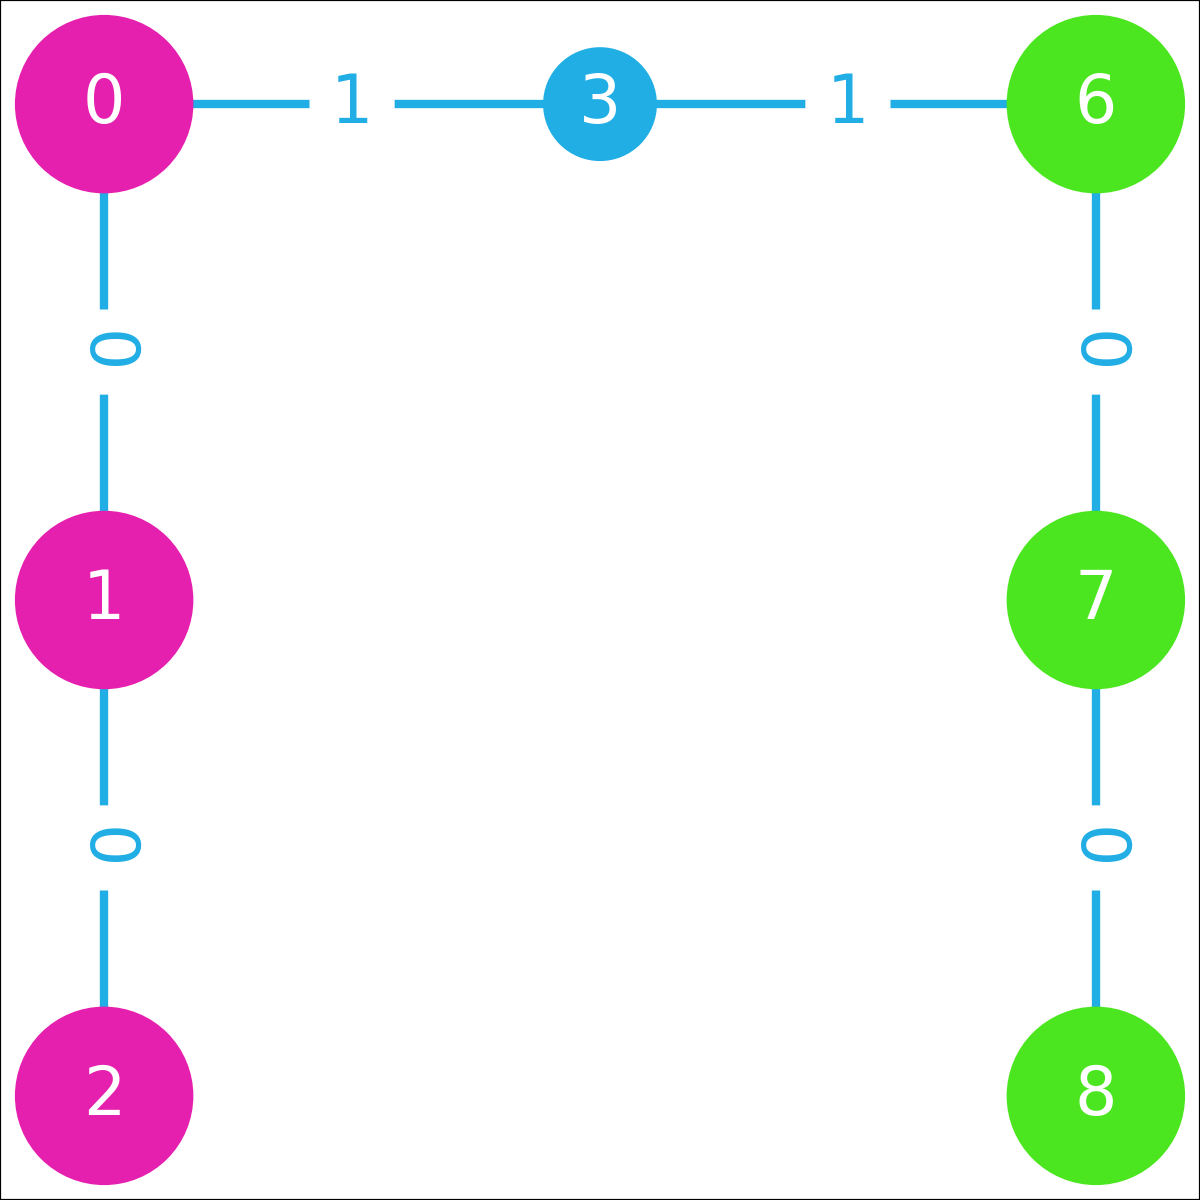

The Python source for this figure:
import networkx as nx
from matplotlib import pyplot as plt
from datetime import datetime
import itertools

G = nx.read_weighted_edgelist('L4.edgelist', create_using=nx.Graph(), nodetype=int)

colors = ['#e620ae'] * 3 + ['#20aee5'] * 3 + ['#4be620'] * 3
pos = {0:[0, 2], 1:[0, 1], 2:[0, 0], 3:[1, 2], 4:[1, 1], 5:[1, 0], 6:[2, 2], 7:[2, 1], 8:[2, 0]}
node_sizes = {node: 4000 for node in G.nodes()}
node_sizes[3] = 1600
node_sizes[4] = 1600
node_sizes[5] = 1600
ORIGIN_GROUP = [[0, 1, 2], [6, 7, 8]]
visited_nodes = set()
for origin_group_u, origin_group_v in itertools.combinations(ORIGIN_GROUP, 2):
    for origin_u, origin_v in itertools.product(origin_group_u, origin_group_v):
        _, path = nx.single_source_dijkstra(G, source=origin_u, target=origin_v)
        visited_nodes.update(path)
unvisited_nodes = set(G.nodes()) - visited_nodes
G.remove_nodes_from(unvisited_nodes)
colors = ['#e620ae'] * 3 + ['#20aee5'] * 1 + ['#4be620'] * 3
node_sizes = {node: 4000 for node in G.nodes()}
node_sizes[3] = 1600

label = {(u, v): int(data['weight']) for u, v, data in G.edges(data=True)}
plt.figure(figsize=(6, 6))
nx.draw_networkx_nodes(G, pos, node_color=colors, node_size=list(node_sizes.values()))
nx.draw_networkx_labels(G, pos, font_color='white', font_size=24)
nx.draw_networkx_edges(G, pos, width=3, edge_color='#20aee5')
nx.draw_networkx_edge_labels(G, pos, font_size=24, font_color='#20aee5', edge_labels=label)
plt.rcParams["savefig.dpi"] = 200
plt.subplots_adjust(left=0, right=1, top=1, bottom=0, wspace=0, hspace=0)
plt.savefig(f"figure{datetime.now().strftime('%y%m%d%H%M%S')}.png", format="png")
